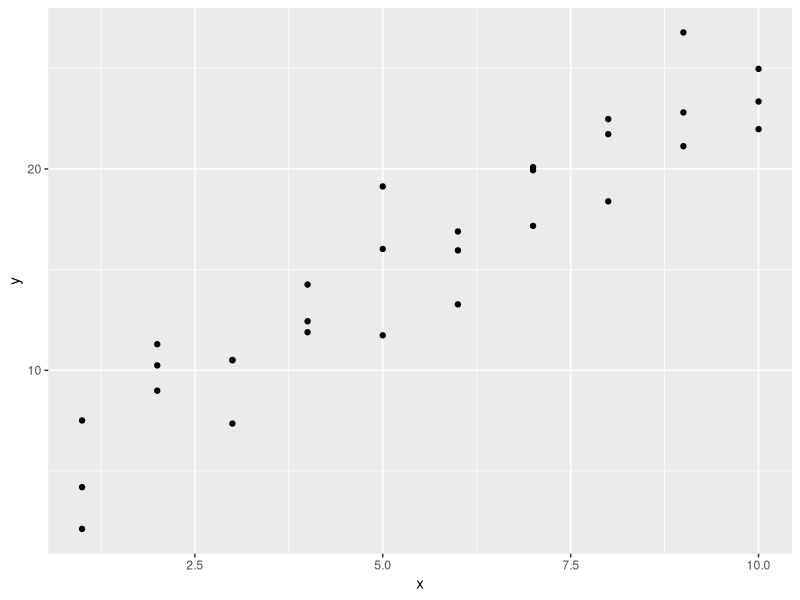
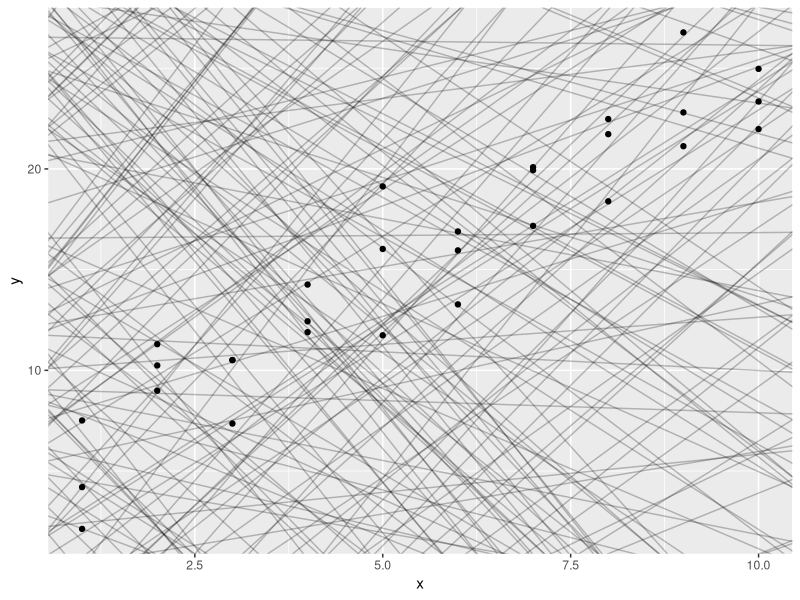
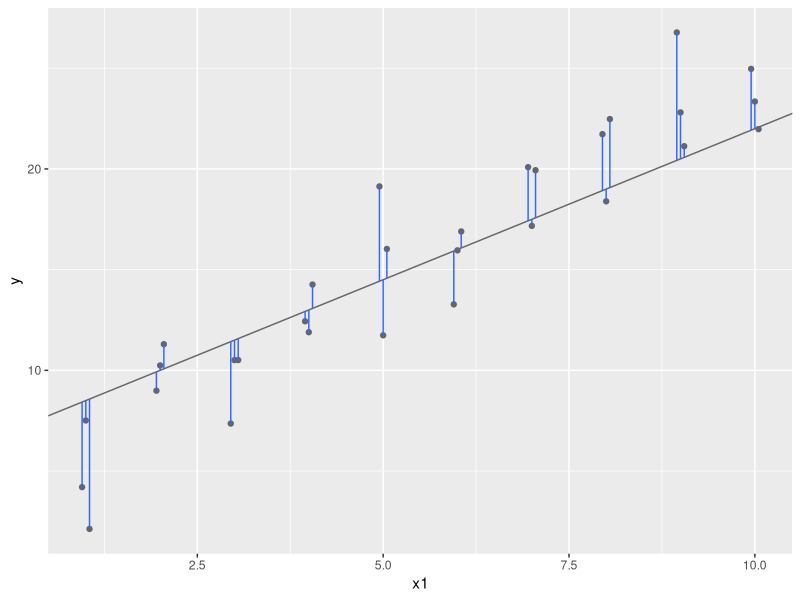
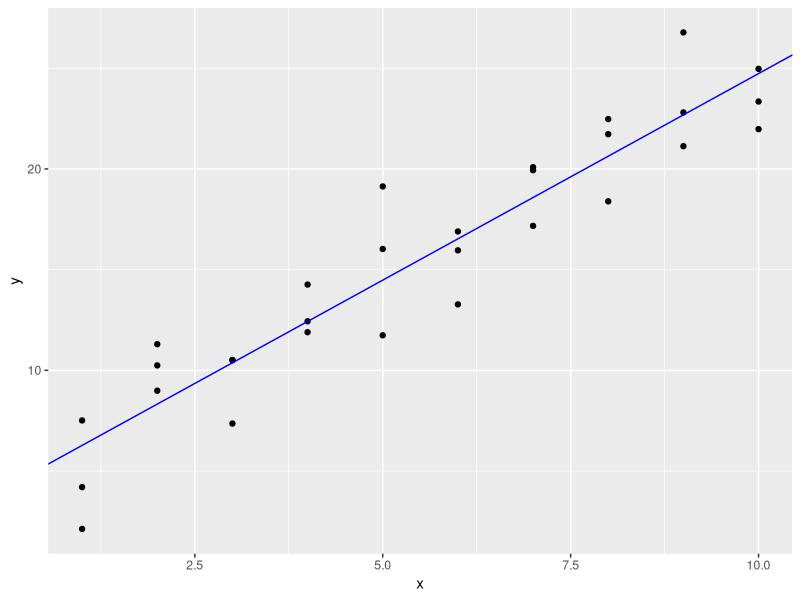
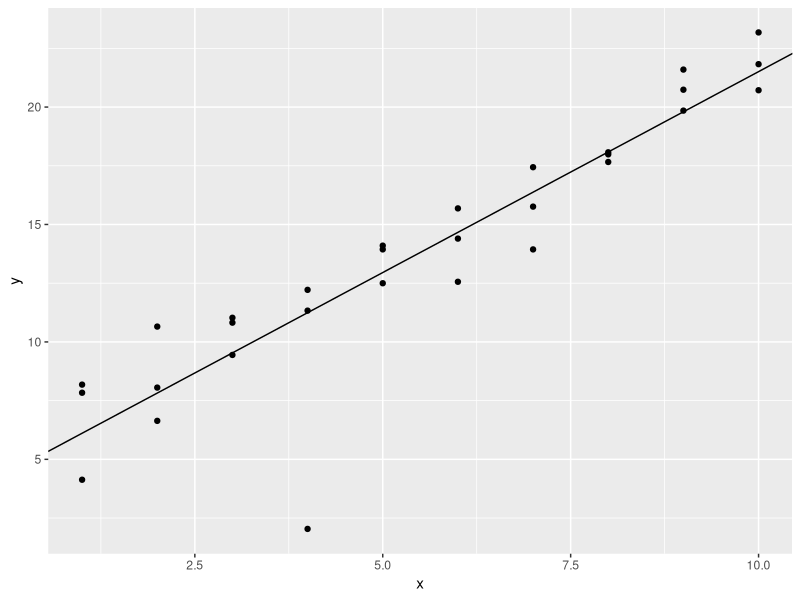
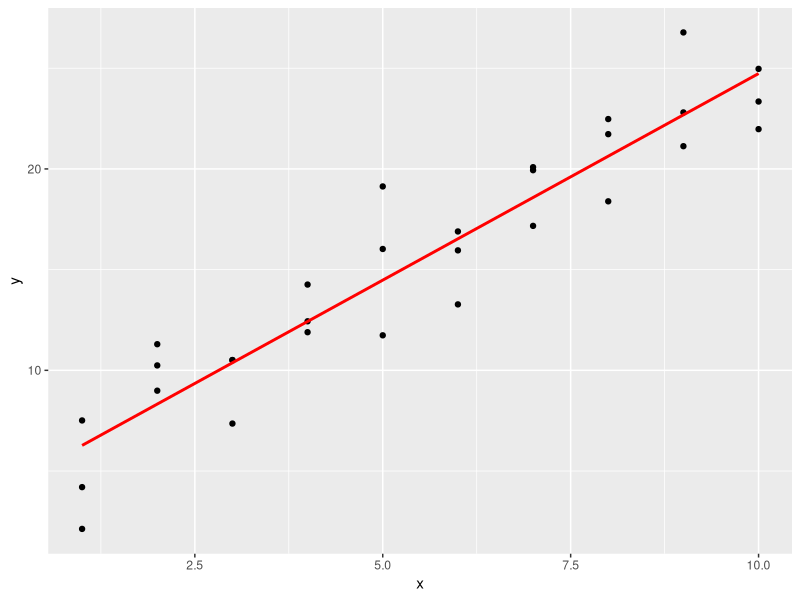
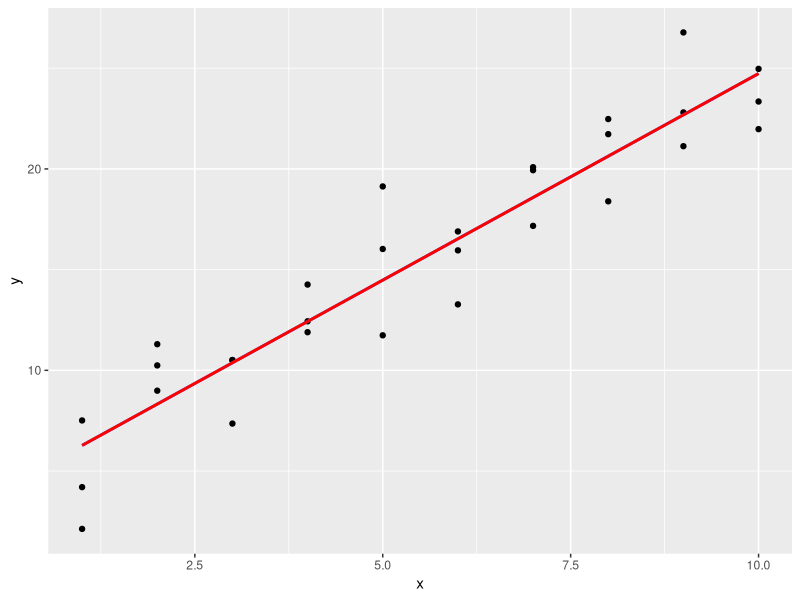
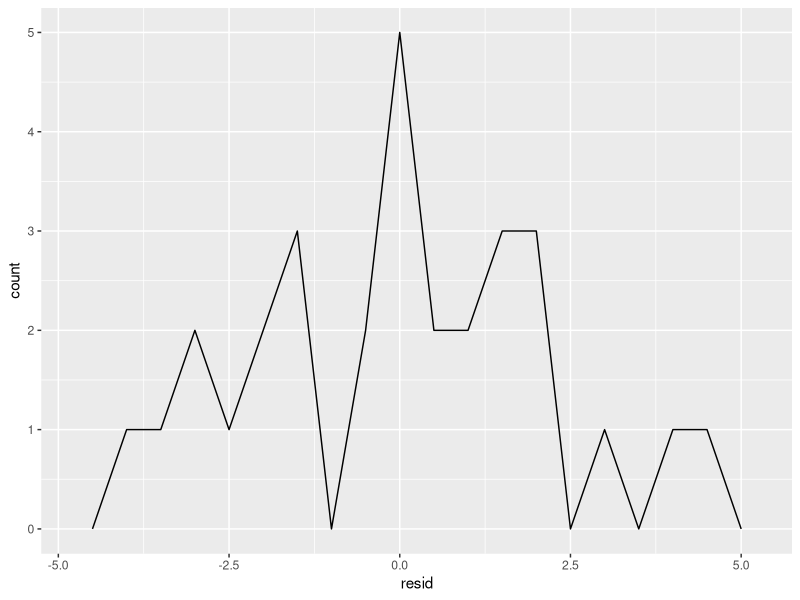

The R source for these figures, in order:
library(tidyverse)
library(modelr)


# R for Data Science: Models


# Visualizing what a model does
ggplot(sim1, aes(x, y)) + 
  geom_point()

models <- tibble(
  a1 = runif(250, -20, 40),
  a2 = runif(250, -5, 5)
)

ggplot(sim1, aes(x, y)) + 
  geom_abline(aes(intercept = a1, slope = a2), data = models, alpha = 1/4) +
  geom_point() 


# Visualizing model error - residuals
dist1 <- sim1 %>% 
  mutate(
    dodge = rep(c(-1, 0, 1) / 20, 10),
    x1 = x + dodge,
    pred = 7 + x1 * 1.5
  )

ggplot(dist1, aes(x1, y)) + 
  geom_abline(intercept = 7, slope = 1.5, colour = "grey40") +
  geom_point(colour = "grey40") +
  geom_linerange(aes(ymin = y, ymax = pred), colour = "#3366FF")

# Measuring residuals
model1 <- function(a, data) {
  a[1] + data$x * a[2]
}
model1(c(7, 1.5), sim1)

measure_distance <- function(mod, data) {
  diff <- data$y - model1(mod, data)
  sqrt(mean(diff ^ 2))
}
measure_distance(c(7, 1.5), sim1)

# Use purrr to compute distance for all models defined above
sim1_dist <- function(a1, a2) {
  measure_distance(c(a1, a2), sim1)
}
models <- models %>% 
  mutate(dist = purrr::map2_dbl(a1, a2, sim1_dist))
models

# lm() finds optimum linear model automatically
mod.lm = lm(y~x,sim1)
lm.coef <- mod.lm$coefficients

ggplot(sim1) + geom_point(aes(x=x,y=y)) +
  geom_abline(intercept = lm.coef[1],slope = lm.coef[2],color="Blue")


# Practice on this simulated dataset
sim1a <- tibble(
  x = rep(1:10, each = 3),
  y = x * 1.5 + 6 + rt(length(x), df = 2)
)

mod.lm.sim1a <- lm(y~x,data = sim1a)
ggplot(sim1a) + geom_point(aes(x=x,y=y)) +
  geom_abline(intercept = coef(mod.lm.sim1a)[1],slope = coef(mod.lm.sim1a)[2])


# Making predictions ####
# predictions tell you pattern your model has captured...
grid <- sim1 %>% 
  data_grid(x) 
grid

grid <- grid %>% 
  add_predictions(model=mod.lm) 
grid

# visualize, using predictions from model to make line
ggplot(sim1, aes(x)) +
  geom_point(aes(y = y)) +
  geom_line(aes(y = pred), data = grid, colour = "red", size = 1)

# compare to geom_smooth()
ggplot(sim1, aes(x=x,y=y)) +
  geom_point() + geom_smooth(method = "lm", se=FALSE) +
  geom_line(aes(y = pred), data = grid, colour = "red", size = 1)
# totally identical

# Residuals tells you patterns your model has missed

# add residuals
sim1 <- sim1 %>% 
  add_residuals(mod.lm)
sim1
  
# visualize them
ggplot(sim1, aes(resid)) + 
  geom_freqpoly(binwidth = 0.5)

# looking for good, random scatter...
ggplot(sim1, aes(x=x, y=resid)) + 
  geom_ref_line(h = 0) +
  geom_point() 

# Bonus...gather and spread predictions (look at more than one model at same time) ####
df <- tibble::data_frame(
  x = sort(runif(100)),
  y = 5 * x + 0.5 * x ^ 2 + 3 + rnorm(length(x))
)
plot(df)

m1 <- lm(y ~ x, data = df)
grid <- data.frame(x = seq(0, 1, length = 10))
grid %>% add_predictions(m1)

m2 <- lm(y ~ poly(x, 2), data = df)
grid %>% spread_predictions(m1, m2)
grid %>% gather_predictions(m1, m2)

# plotting from gather_predictions()
grid %>% gather_predictions(m1, m2) %>%
  ggplot(aes(x=x,y=pred,color=model)) +
  geom_line()


# Model matrix (what's going on with that model formula?)
df <- tribble(
  ~y, ~x1, ~x2,
  4, 2, 5,
  5, 1, 6
)

model.matrix(y~x1+x2,df)
model.matrix(y~x1*x2,df)

# Categorical variables
df <- tribble(
  ~ sex, ~ response,
  "male", 1,
  "female", 2,
  "male", 1
)
model.matrix(response~sex,df)

# simulated categorical data
ggplot(sim2) + 
  geom_point(aes(x, y))

mod2 <- lm(y ~ x, data = sim2)

# same predicted value for each category (naturally)
add_predictions(sim2,mod2)

# since predictions for categorical predictors will equal mean, can do in grid form
grid <- sim2 %>% 
  data_grid(x) %>% # generates evenly spaced grid of points from data
  add_predictions(mod2)
grid

# visualize (mean minimized mean sq distance)
ggplot(sim2, aes(x)) + 
  geom_point(aes(y = y)) +
  geom_point(data = grid, aes(y = pred), colour = "red", size = 4)


# Interactions ####

ggplot(sim3, aes(x1, y)) + 
  geom_point(aes(colour = x2))

# two possible models
mod1 <- lm(y ~ x1 + x2, data = sim3) # no interaction
mod2 <- lm(y ~ x1 * x2, data = sim3) # with interaction term

sim3 %>% gather_predictions(mod1,mod2) %>%
  ggplot(aes(x=x1,y=y,color=x2)) + geom_point() +
  geom_line(aes(x=x1,y=pred,color=model,group=x2)) +
  facet_wrap(~model)

# build grid and add predictions (building grid first is important for drawing lines)
grid <- sim3 %>% 
  data_grid(x1, x2) %>% 
  gather_predictions(mod1, mod2)
grid


# visualize
ggplot(sim3, aes(x=x1, y=y, color = x2)) + 
  geom_point() + 
  geom_line(data = grid, aes(y = pred)) + # use data grid of all combos so line isn't overplotted
  facet_wrap(~ model)

# plot residuals (very handy!)
gather_residuals(sim3,mod1,mod2) %>%
  ggplot(aes(x=x1,y=resid,color=x2)) + geom_point() + geom_ref_line(h=0,size = .5,colour = "Black") +
  facet_grid(model~x2)


# Interactions with 2 CONTINUOUS PREDICTOR variables ####

# overview of simulated data
sim4 %>% ggplot(aes(x=x1,y=y,group=x2,color=x2)) + 
  geom_point() + geom_smooth(method = "lm", se=FALSE)

mod1 <- lm(y ~ x1 + x2, data = sim4) # no interaction (slope stays same)
mod2 <- lm(y ~ x1 * x2, data = sim4) # with interaction (slope can change by group!)



grid <- sim4 %>% 
  data_grid(
    x1 = seq_range(x1, 5), # not using EVERY possible combo
    x2 = seq_range(x2, 5)  # just a regularly spaced range of values
  ) %>% 
  gather_predictions(mod1, mod2)
grid # make that grid or visualization will be tricky!

ggplot(grid, aes(x=x1,y=pred,group=x2,color=x2)) + # used GROUP aesthetic to make lines happy
  geom_line() + facet_grid(~model)


# Non-linear data ####

sim5 <- tibble(
  x = seq(0, 3.5 * pi, length = 50),
  y = 4 * sin(x) + rnorm(length(x))
)

ggplot(sim5, aes(x, y)) +
  geom_point() + geom_smooth(method = "lm", se=FALSE)



# Try natural spline variations... ns() instead of straight linear models
library(splines)
mod1 <- lm(y ~ ns(x, 1), data = sim5)
mod2 <- lm(y ~ ns(x, 2), data = sim5)
mod3 <- lm(y ~ ns(x, 3), data = sim5)
mod4 <- lm(y ~ ns(x, 4), data = sim5)
mod5 <- lm(y ~ ns(x, 5), data = sim5)

# make that grid
grid <- sim5 %>% 
  data_grid(x = x) %>% 
  gather_predictions(mod1, mod2, mod3, mod4, mod5)

ggplot(sim5, aes(x, y)) + 
  geom_point() +
  geom_line(data = grid, colour = "red",aes(y=pred)) +
  facet_wrap(~ model)
